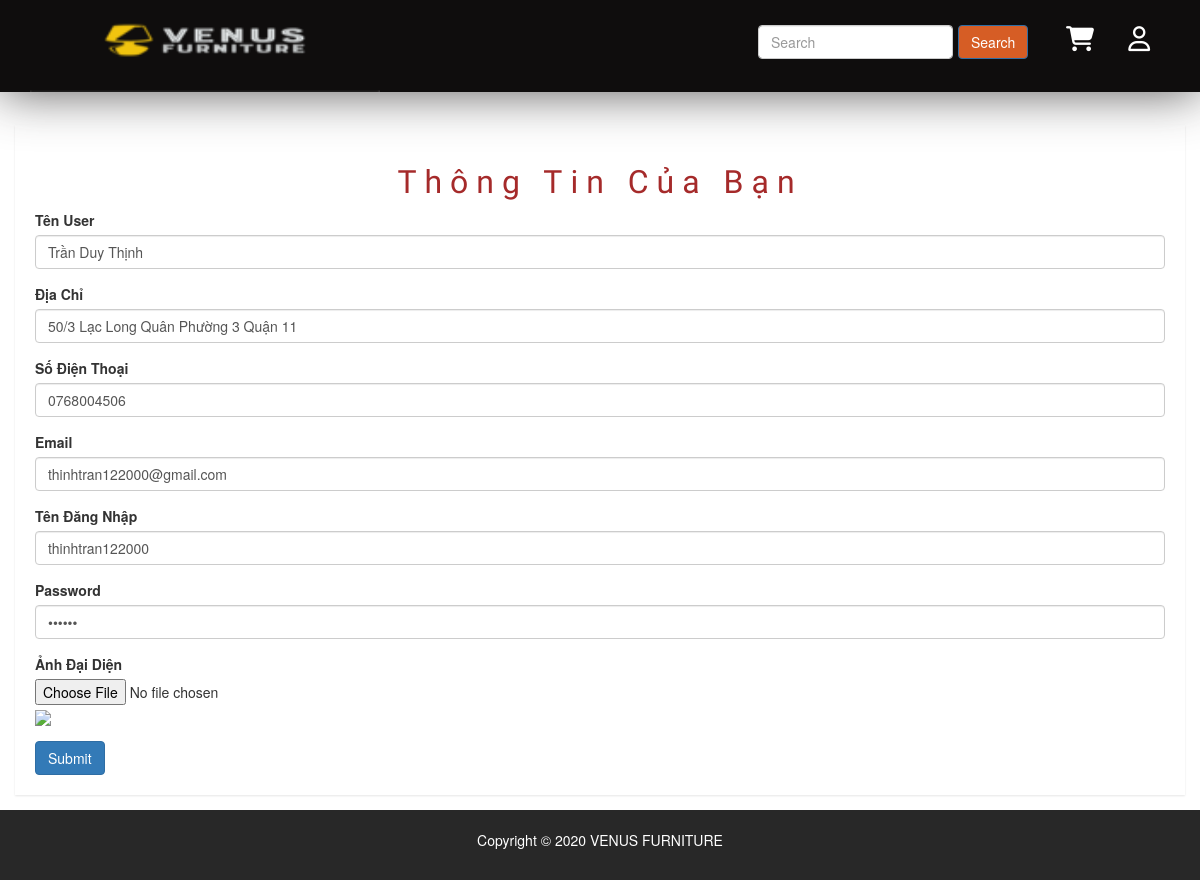
Page /public/pages/ho-so.php on the earlier database version.
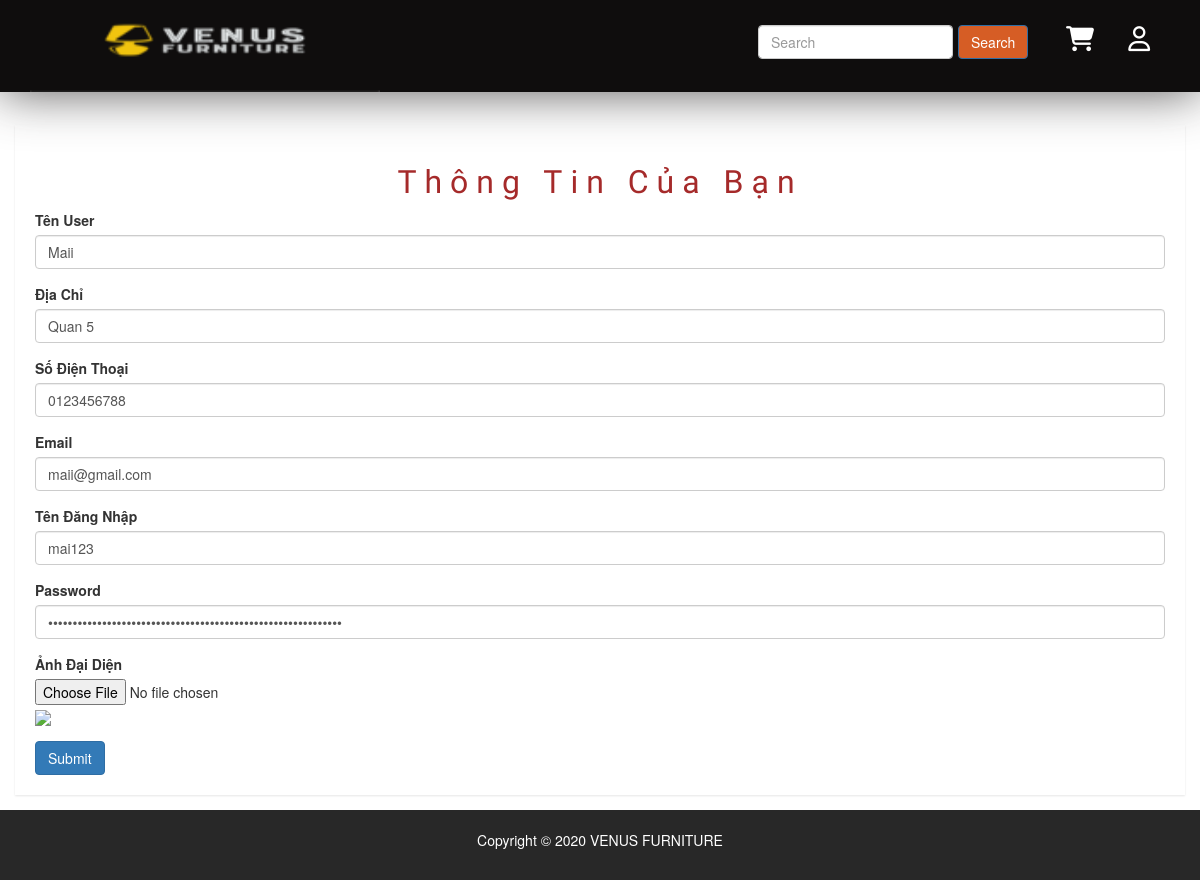
Same page on the later database version.
### tables this page shows
CREATE TABLE `users` (
  `id` int(50) NOT NULL,
  `name` varchar(100) DEFAULT NULL,
  `email` varchar(100) DEFAULT NULL,
  `address` varchar(100) DEFAULT NULL,
  `phone` char(15) DEFAULT NULL,
  `Account` varchar(100) NOT NULL,
  `password` varchar(100) DEFAULT NULL,
  `avatar` char(50) DEFAULT NULL,
  `created_at` timestamp NULL DEFAULT NULL,
  `updated_at` timestamp NULL DEFAULT NULL ON UPDATE current_timestamp()
);

### libraries/Database.php (called while the page is built, shortened)
<?php
class DataProvider
{
	public static function ExecuteQuery($sql)
	{
		try{
			$connection = mysqli_connect("localhost","root","", "web_noi_that-1");
			mysqli_query($connection, "set names 'utf8'");
			$result = mysqli_query($connection, $sql);
			return $result;
		}catch(Exception $ex)
		{
			return null;
		}
    }
}
?>

### public/pages/ho-so.php (the view, shortened to what this page needs)
<?php
require_once __DIR__ . "/../../layouts/header.php";
?>
<div class="product-status mg-tb-15">
    <div class="container-fluid">
        <div class="row">
            <div class="col-lg-12 col-md-12 col-sm-12 col-xs-12">
                <div class="product-status-wrap">
                    <h2 class="text-center"> Thông Tin Của Bạn </h2>
                    <form action="" method="post" enctype="multipart/form-data" id="USedit">
                        <?php
                        try {
                            $sql = "SELECT * FROM users";
                            $result = DataProvider::ExecuteQuery($sql);
                            $row = mysqli_fetch_array($result);
                        } catch (Exception $ex) {
                            echo "Không thể mở CSDL";
                        }
                        ?>
                        <div class="form-group">
                            <label>Tên User</label>
                            <input type="text" class="form-control" placeholder="Enter name" name="TenUS" value="<?php echo $row['name'] ?>" required minlength="3">
                        </div>
                        <div class="form-group">
                            <label>Địa Chỉ</label>
                            <input type="text" class="form-control" placeholder="351 Lạc Long Quân-Phường 4- Quận 5- Thành Phố Hồ Chí Minh" name="address" value="<?php echo $row['address'] ?>" required>
                        </div>
                        <div class="form-group">
                            <label>Số Điện Thoại</label>
                            <input
                               type="text"  class="form-control" placeholder="0345197655" name="phone" value="<?php echo $row['phone'] ?>"  pattern="(\+84|0)\d{9,10}"  title="Nhập số điện thoại từ 10 đến 11 số" required>
                        </div>
                        <div class="form-group">
                            <label>Email</label>
                            <input type="email" class="form-control" placeholder="ABC@gmail.com" name="email" value="<?php echo $row['email'] ?>" required>
                        </div>
                        <div class="form-group">
                            <label>Tên Đăng Nhập</label>
                            <input type="text" class="form-control" placeholder="NguyenVanA" name="account" value="<?php echo $row['Account'] ?>" required>
                        </div>
                        <div class="form-group">
                            <label>Password</label>
                            <input type="password" class="form-control" placeholder="" name="password" value="<?php echo $row['password'] ?>" required minlength="8">
                        </div>
                        <div class="form-group">
                            <label for="exampleFormControlFile1">Ảnh Đại Diện</label>
                            <input type="file" class="form-control-file" id="exampleFormControlFile1" name="Hinh" >
                            <img src="/TTT/admin/modules/users/img_users/<?php echo $row['avatar'] ?>" >
                        </div>
                        <button type="submit" class="btn btn-primary">Submit</button>
                    </form>
                </div>
            </div>
        </div>
    </div>
</div>
<?php
require_once __DIR__ . "/../../layouts/footer.php" ?>

Differences in the rows shown:
removed users: TenUS "Trần Duy Thịnh", address "50/3 Lạc Long Quân Phường 3 Quận 11", phone "0768004506", email "thinhtran122000@gmail.com", account "thinhtran122000"
now on this page (row edited): users: TenUS "Maii", address "Quan 5", phone "0123456788", email "maii@gmail.com", account "mai123"
